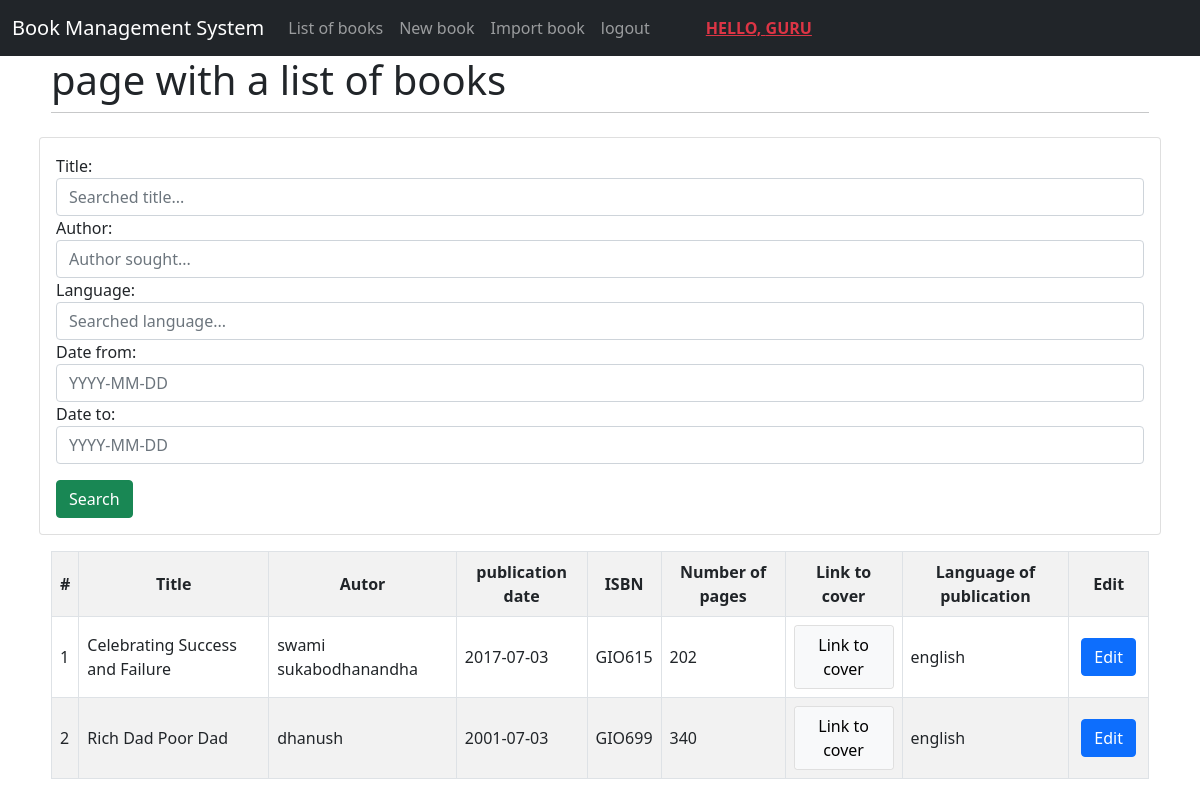
Screenshot of /list_of_books/ (signed in) with the database file from the repository.
### main/models.py (models this page shows, shortened)
class Books(models.Model):
    title = models.CharField(max_length=200)
    author = models.CharField(max_length=200)
    publication_date = models.DateField()
    isbn = models.CharField(max_length=30)
    page_count = models.IntegerField()
    front_page_link = models.URLField()
    language = models.CharField(max_length=40)

### main/views.py (the view)
# urls.py: path("list_of_books/", views.list_of_books, name="list_of_books"),
def list_of_books(request):
    books_list = Books.objects.order_by("title").all()
    my_filter = BooksFilter(request.GET, queryset=books_list)
    books_list = my_filter.qs
    context = {"list": books_list, "my_filter": my_filter}
    return render(request, "main/list_of_books.html", context)

### main/templates/main/list_of_books.html
{% extends 'main/base.html' %}
{% block view_header %}
<h1>page with a list of books</h1>
{% endblock %}
{% block content %}
<div class="row justify-content-center">
    <div class="card card-body mb-3">
        <div class="">
        <form method="get">
                {{my_filter.form}}
            <button type="submit", name="filter", value="filter" class="btn btn-success mt-3">
                Search</button>
        </form>
        </div>
    </div>
</div>
<table class="table table-striped table-hover table-bordered align-middle caption-top">
    <tr class="text-center">
        <th>#</th>
        <th>Title</th>
        <th>Autor</th>
        <th>publication date</th>
        <th>ISBN</th>
        <th>Number of pages</th>
        <th>Link to cover</th>
        <th>Language of publication</th>
        <th>Edit</th>
    </tr>
    {% for item in list.all %}
    <tr>
        <td>{{forloop.counter}}</td>
        <td>{{item.title}}</td>
        <td>{{item.author}}</td>
        <td>{{item.publication_date|date:"Y-m-d"}}</td>
        <td>{{item.isbn}}</td>
        <td>{{item.page_count}}</td>
        <td><div class="card"><a href={{item.front_page_link}} class="btn btn-light" target="_blank" rel="noopener noreferrer">Link to cover</a></div></td>
        <td>{{item.language}}</td>
        <td><div class="row justify-content-center px-3"><a href="/edit/{{item.id}}" class="btn btn-primary">Edit</a></div></td>
    </tr>
    {% endfor %}
</table>
{% endblock %}

### main/templates/main/base.html (shortened to what this page needs)
<!doctype html>
<html>
<head>
    <link href="https://cdn.jsdelivr.net/npm/bootstrap@5.1.3/dist/css/bootstrap.min.css" rel="stylesheet"
>
</head>
<body>
    <nav class="navbar navbar-expand-lg navbar-dark bg-dark">
        <div class="container-fluid">
            <a class="navbar-brand" href="/list_of_books">Book Management System</a>
            <div class="collapse navbar-collapse" id="navbarNavAltMarkup">
                <div class="navbar-nav">
                    <a class="nav-link" href="/list_of_books">List of books</a>
                    <a class="nav-link" href="/edit/0">New book</a>
                    <a class="nav-link" href="/import_books">Import book</a>
                    {% if user.is_authenticated %}
              <a href="/logout" class="nav-item nav-link">logout</a>
              <a href="" class="text-uppercase ms-lg-5 mt-auto mb-auto fw-bold text-danger">Hello, {{user.username}}</a>
              {% else %}
              <a href="register" class="nav-item nav-link">Register</a>
              <a href="login" class="nav-item nav-link">Login</a>
              {% endif %}
                </div>
            </div>
        </div>
    </nav>
    <div id="content" , name="content" , class="main">
        <div class="row justify-content-center">
            <div class="col-11">
                {% block view_header %}
                {% endblock %}
                <hr class="mt-0 mb-4">
                {% block content %}
                {% endblock %}
            </div>
        </div>
    </div>
</body>
</html>

### rows the page displays
Books: title "Celebrating Success and Failure", author "swami sukabodhanandha", publication_date "2017-07-03", isbn "GIO615", page_count "202", language "english"
Books: title "Rich Dad Poor Dad", author "dhanush", publication_date "2001-07-03", isbn "GIO699", page_count "340", language "english"

### other values shown
{{ user.username }} "GURU"
